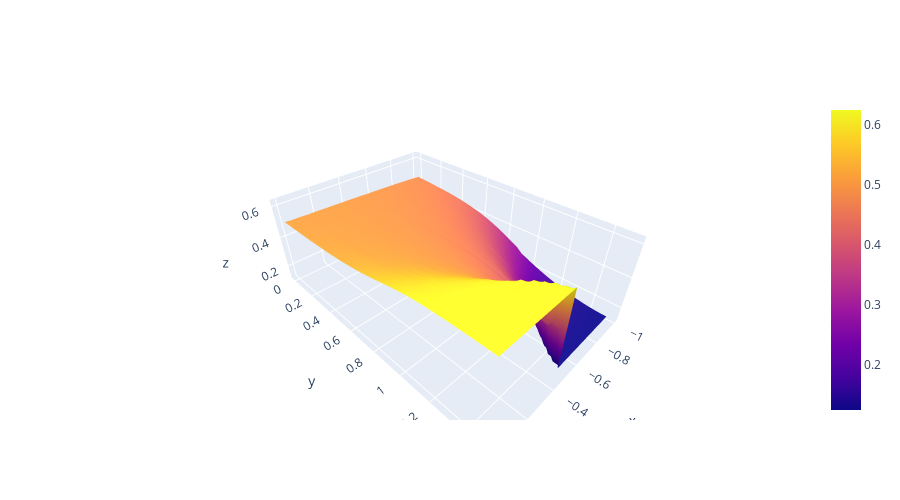
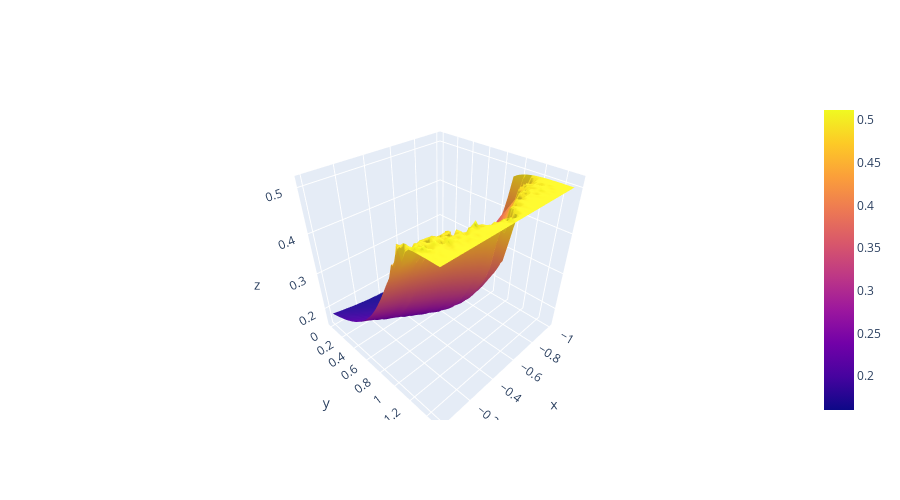
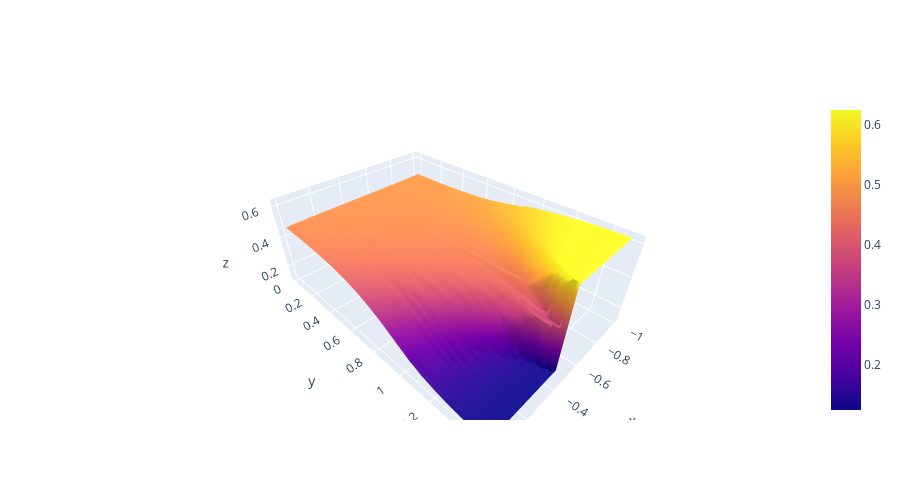

Write notebook code for charts like these, in order.
### Code cell
for trainingpoint in trainingpoints:
    myenc  = enc.encoder(myvqe, enc.encoder_circuit)
    myenc.train(lr, epochs, np.array([trainingpoint]), circuit = False)
    myenc.show_compression(trainingpoint = trainingpoint, plot3d = True)
    
    plt.show()
